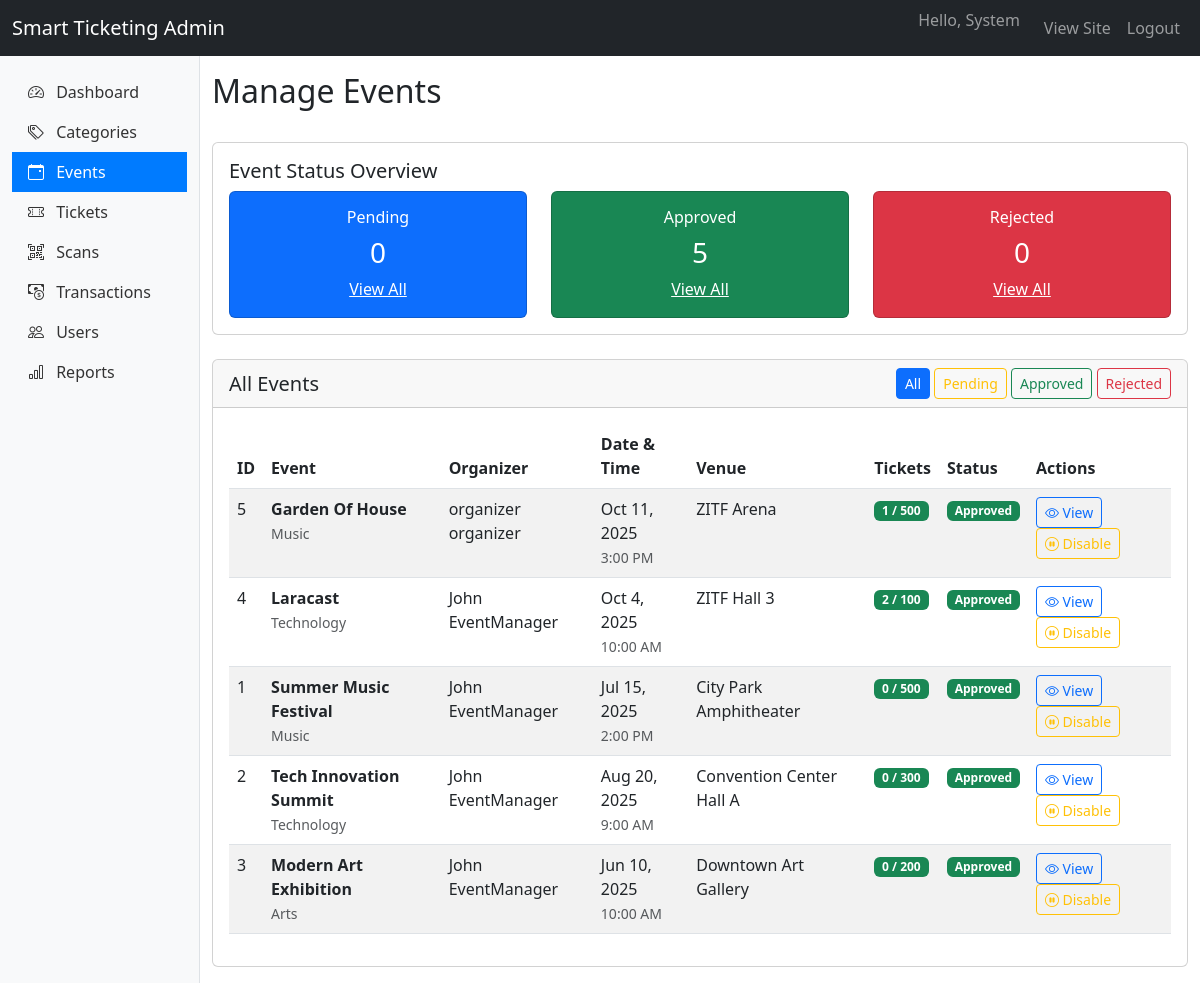
The app's page /admin/events (signed in) with its own data.
### tables this page shows
CREATE TABLE `events` (
  `id` int(11) NOT NULL,
  `organizer_id` int(11) NOT NULL,
  `category_id` int(11) DEFAULT NULL,
  `title` varchar(255) NOT NULL,
  `description` text DEFAULT NULL,
  `venue` varchar(255) NOT NULL,
  `date_time` datetime NOT NULL,
  `event_image` varchar(255) DEFAULT NULL,
  `total_tickets` int(11) NOT NULL,
  `tickets_sold` int(11) DEFAULT 0,
  `price` decimal(10,2) DEFAULT 0.00,
  `status` enum('pending','approved','rejected') DEFAULT 'pending',
  `created_at` timestamp NOT NULL DEFAULT current_timestamp()
);

CREATE TABLE `categories` (
  `id` int(11) NOT NULL,
  `name` varchar(50) NOT NULL,
  `description` text DEFAULT NULL,
  `created_at` timestamp NOT NULL DEFAULT current_timestamp()
);

CREATE TABLE `users` (
  `id` int(11) NOT NULL,
  `username` varchar(50) NOT NULL,
  `email` varchar(100) NOT NULL,
  `password` varchar(255) NOT NULL,
  `role` enum('admin','organizer','attendee') DEFAULT 'attendee',
  `first_name` varchar(50) NOT NULL,
  `last_name` varchar(50) NOT NULL,
  `profile_picture` varchar(255) DEFAULT NULL,
  `created_at` timestamp NOT NULL DEFAULT current_timestamp(),
  `status` enum('active','suspended','pending') DEFAULT 'active'
);

### app/views/admin/events/index.php (the view, shortened to what the rows shown need)
<div class="d-flex justify-content-between align-items-center mb-4">
    <h2>Manage Events</h2>
</div>
<div class="card">
    <div class="card-body">
        <?php if (empty($events)): ?>
            <div class="alert alert-info">
                No events found.
            </div>
        <?php else: ?>
            <div class="table-responsive">
                <table class="table table-striped">
                    <thead>
                        <tr>
                            <th>ID</th>
                            <th>Event</th>
                            <th>Organizer</th>
                            <th>Date & Time</th>
                            <th>Venue</th>
                            <th>Tickets</th>
                            <th>Status</th>
                            <th>Actions</th>
                        </tr>
                    </thead>
                    <tbody>
                        <?php foreach ($events as $event): ?>
                            <tr>
                                <td><?= $event['id'] ?></td>
                                <td>
                                    <strong><?= htmlspecialchars($event['title']) ?></strong>
                                    <br>
                                    <small class="text-muted"><?= htmlspecialchars($event['category_name'] ?? 'Uncategorized') ?></small>
                                </td>
                                <td><?= htmlspecialchars($event['first_name'] . ' ' . $event['last_name']) ?></td>
                                <td>
                                    <?= date('M j, Y', strtotime($event['date_time'])) ?>
                                    <br>
                                    <small class="text-muted"><?= date('g:i A', strtotime($event['date_time'])) ?></small>
                                </td>
                                <td><?= htmlspecialchars($event['venue']) ?></td>
                                <td>
                                    <span class="badge bg-<?= ($event['total_tickets'] - $event['tickets_sold']) > 0 ? 'success' : 'secondary' ?>">
                                        <?= $event['tickets_sold'] ?> / <?= $event['total_tickets'] ?>
                                    </span>
                                </td>
                                <td>
                                    <?php if ($event['status'] === 'pending'): ?>
                                        <span class="badge bg-warning">Pending</span>
                                    <?php elseif ($event['status'] === 'approved'): ?>
                                        <span class="badge bg-success">Approved</span>
                                    <?php else: ?>
                                        <span class="badge bg-danger">Rejected</span>
                                    <?php endif; ?>
                                </td>
                                <td>
                                    <a href="<?= BASE_URL ?>/admin/events/view/<?= $event['id'] ?>" class="btn btn-sm btn-outline-primary">
                                        <i class="bi bi-eye"></i> View
                                    </a>
                                    <?php if ($event['status'] === 'pending'): ?>
                                        <a href="<?= BASE_URL ?>/admin/events/approve/<?= $event['id'] ?>" class="btn btn-sm btn-outline-success">
                                            <i class="bi bi-check-circle"></i> Approve
                                        </a>
                                        <a href="<?= BASE_URL ?>/admin/events/reject/<?= $event['id'] ?>" class="btn btn-sm btn-outline-danger">
                                            <i class="bi bi-x-circle"></i> Reject
                                        </a>
                                    <?php elseif ($event['status'] === 'approved'): ?>
                                        <a href="<?= BASE_URL ?>/admin/events/disable/<?= $event['id'] ?>" class="btn btn-sm btn-outline-warning">
                                            <i class="bi bi-pause-circle"></i> Disable
                                        </a>
                                    <?php else: ?>
                                        <a href="<?= BASE_URL ?>/admin/events/approve/<?= $event['id'] ?>" class="btn btn-sm btn-outline-success">
                                            <i class="bi bi-check-circle"></i> Approve
                                        </a>
                                    <?php endif; ?>
                                </td>
                            </tr>
                        <?php endforeach; ?>
                    </tbody>
                </table>
            </div>
        <?php endif; ?>
    </div>
</div>

### records on screen
events: id "5", title "Garden Of House", category.name "Music", organizer.last_name "organizer organizer", date_time "Oct 11, 2025", date_time "3:00 PM", venue "ZITF Arena", tickets_sold "1", total_tickets "500", status "Approved"
events: id "4", title "Laracast", category.name "Technology", organizer.last_name "John EventManager", date_time "Oct 4, 2025", date_time "10:00 AM", venue "ZITF Hall 3", tickets_sold "2", total_tickets "100", status "Approved"
events: id "1", title "Summer Music Festival", category.name "Music", organizer.last_name "John EventManager", date_time "Jul 15, 2025", date_time "2:00 PM", venue "City Park Amphitheater", tickets_sold "0", total_tickets "500", status "Approved"
events: id "2", title "Tech Innovation Summit", category.name "Technology", organizer.last_name "John EventManager", date_time "Aug 20, 2025", date_time "9:00 AM", venue "Convention Center Hall A", tickets_sold "0", total_tickets "300", status "Approved"
events: id "3", title "Modern Art Exhibition", category.name "Arts", organizer.last_name "John EventManager", date_time "Jun 10, 2025", date_time "10:00 AM", venue "Downtown Art Gallery", tickets_sold "0", total_tickets "200", status "Approved"

### other values on screen
$_SESSION['user']['first_name'] "System"
$statusCounts['pending'] "0"
$statusCounts['approved'] "5"
$statusCounts['rejected'] "0"
